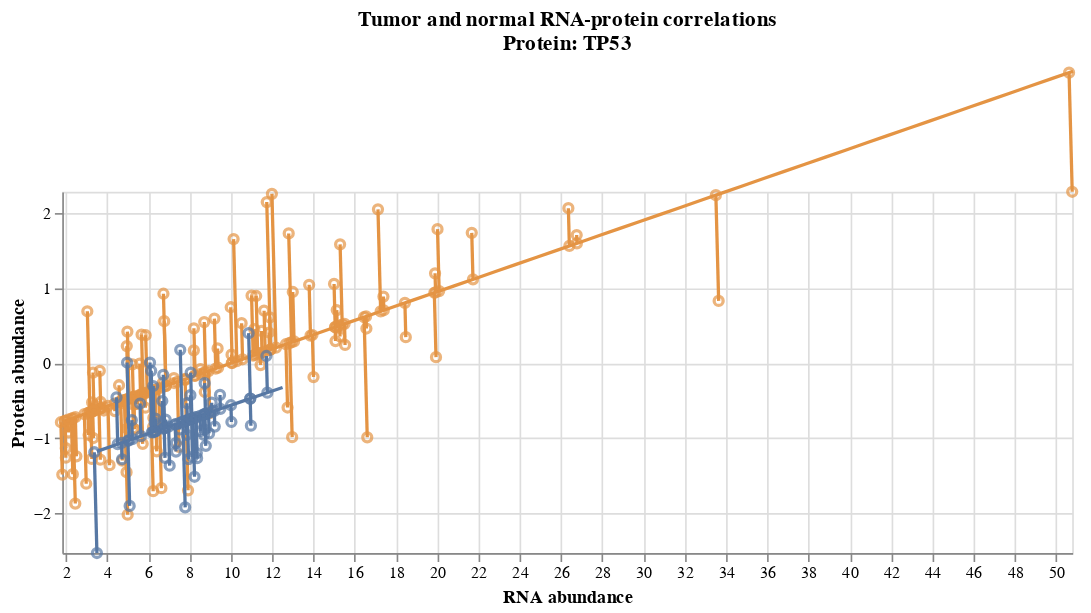

Write notebook code for a chart like this one.
### Markdown cell above
### Plot residuals as a sanity check

### Code cell
def plot_tissue_residuals(resid_df, gene, tissue):
    df = resid_df[(resid_df["Gene"] == gene) & (resid_df["Tissue"] == tissue)]
    
    tran_min = df["Transcriptomics"].min()
    tran_max = df["Transcriptomics"].max()
    tran_rng = tran_max - tran_min
    
    prot_min = df["Proteomics"].min()
    prot_max = df["Proteomics"].max()
    prot_rng = prot_max - prot_min
    
    xs = np.arange(
        tran_min,
        tran_max + 1,
    )
    
    color_hex = "#5778a4" if tissue == "Normal" else "#e49444"
    
    all_m = df["m"].drop_duplicates(keep="first")
    assert all_m.shape[0] == 1
    m = all_m.iloc[0]

    all_b = df["b"].drop_duplicates(keep="first")
    assert all_b.shape[0] == 1
    b = all_b.iloc[0]
    
    reg_line_df = pd.DataFrame({
        "x": xs,
        "y": m * xs + b,
    })
    
    reg_line = alt.Chart(reg_line_df).mark_line(color=color_hex).encode(
        x=alt.X("x",scale=alt.Scale(domain=[tran_min, tran_max])),
        y=alt.Y("y",scale=alt.Scale(domain=[prot_min, prot_max])),
    )
    
    pt_data = []
    for pid in df["Name"].drop_duplicates(keep="first"):
        
        pt_df = pd.DataFrame({
            "x": [
                df[df["Name"] == pid]["Transcriptomics"].iloc[0],
                df[df["Name"] == pid]["intersect_x"].iloc[0],
            ],
            "y": [
                df[df["Name"] == pid]["Proteomics"].iloc[0],
                df[df["Name"] == pid]["intersect_y"].iloc[0],
            ],
            "resid": [df[df["Name"] == pid]["orth_resid"].iloc[0]] * 2,
            "Name": [df[df["Name"] == pid]["Name"].iloc[0]] * 2,
        })
        
        pt_base = alt.Chart(pt_df).encode(
            x=alt.X("x",title="RNA abundance",scale=alt.Scale(domain=[tran_min, tran_max])),
            y=alt.Y("y",title="Protein abundance",scale=alt.Scale(domain=[prot_min, prot_max])),
            tooltip=["Name", "resid"],
        )
        
        pt_data.append(pt_base.mark_line(color=color_hex))
        pt_data.append(pt_base.mark_point(color=color_hex))
        
    return alt.layer(*([reg_line] + pt_data)), tran_rng, prot_rng
    

def plot_residuals(resid_df, gene):
    tchart, txr, tyr = plot_tissue_residuals(resid_df, gene, "Tumor")
    nchart, nxr, nyr = plot_tissue_residuals(resid_df, gene, "Normal")
    
    rng = max((txr, tyr), (nxr, nyr))
    
    return alt.layer(tchart, nchart).properties(
        width=nxr * 75,
        height=nyr * 75,
    ).resolve_scale(
        x="shared",
        y="shared"
    ).properties(
        title=["Tumor and normal RNA-protein correlations", "Protein: " + gene]
    )

plot_residuals(pd.read_csv("hnscc_residuals.tsv.gz", sep="\t"), "TP53")
